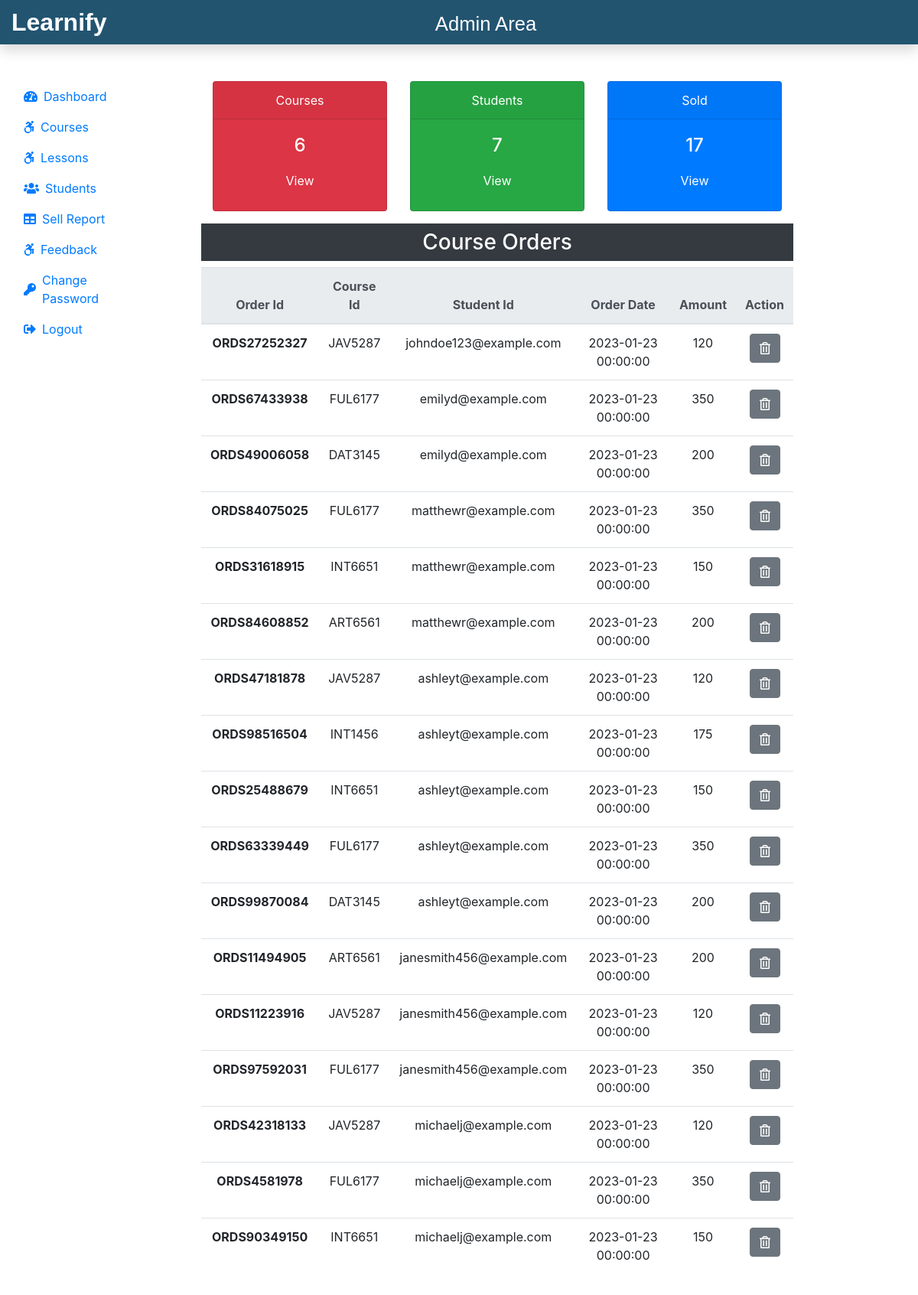
Screenshot of /Admin/adminDashboard.php (signed in) with the database file from the repository.
### tables this page shows
CREATE TABLE `courseorder` (
  `co_id` int(11) NOT NULL,
  `order_id` varchar(255) NOT NULL,
  `stu_email` varchar(255) NOT NULL,
  `course_id` varchar(20) NOT NULL,
  `amount` int(11) NOT NULL,
  `order_date` datetime DEFAULT current_timestamp()
);

### Admin/adminDashboard.php (the view, shortened to what this page needs)
<?php
include "./admininclude/header.php";
?>
<?php
$sql = "SELECT * FROM course";
$result = $conn->query($sql);
$totalcourse = $result->num_rows;
$sql = "SELECT * FROM student";
$result = $conn->query($sql);
$totalstu = $result->num_rows;
$sql = "SELECT * FROM courseorder";
$result = $conn->query($sql);
$totalsold = $result->num_rows;
?>
<div class="col-sm-9">
    <div class="row mx-5 text-center">
        <div class="col-sm-4 mt-5">
            <div class="card text-white bg-danger mb-3" style="max-width: 18rem">
                <div class="card-header">Courses</div>
                <div class="card-body">
                    <h4 class="card-title">
                        <?php echo $totalcourse; ?>
                    </h4>
                    <a href="courses.php" class="btn text-white">View</a>
                </div>
            </div>
        </div>
        <div class="col-sm-4 mt-5">
            <div class="card text-white bg-success mb-3" style="max-width: 18rem">
                <div class="card-header">Students</div>
                <div class="card-body">
                    <h4 class="card-title">
                        <?php echo $totalstu; ?>
                    </h4>
                    <a href="students.php" class="btn text-white">View</a>
                </div>
            </div>
        </div>
        <div class="col-sm-4 mt-5">
            <div class="card text-white bg-primary mb-3" style="max-width: 18rem">
                <div class="card-header">Sold</div>
                <div class="card-body">
                    <h4 class="card-title">
                    <?php echo $totalsold; ?>
                    </h4>
                    <a href="sellReport.php" class="btn text-white">View</a>
                </div>
            </div>
        </div>
    </div>
    <div class="mx-5 text-center">
        <h3 class="bg-dark text-white p-2">Course Orders</h3>
        <?php
        $sql = "SELECT * FROM courseorder";
        $result = $conn->query($sql);
        if ($result->num_rows > 0) {
            echo '
                <table class="table table-hover">
                    <thead class="thead-light">
                        <tr>
                            <th scope="col">Order Id</th>
                            <th scope="col">Course Id</th>
                            <th scope="col">Student Id</th>
                            <th scope="col">Order Date</th>
                            <th scope="col">Amount</th>
                            <th scope="col">Action</th>
                        </tr>
                    </thead>';
            while ($row = $result->fetch_assoc()) {
                echo "<tr>";
                echo '<th scope="row">' . $row["order_id"] . "</th>";
                echo "<td>" . $row["course_id"] . "</td>";
                echo "<td>" . $row["stu_email"] . "</td>";
                echo "<td>" . $row["order_date"] . "</td>";
                echo "<td>" . $row["amount"] . "</td>";
                echo '<td>
                                <form action="" method="POST" class="d-inline">
                                    <input type="hidden" name="id" value=' .
                    $row["co_id"] .
                    '>
                                    <button type="submit" class="btn btn-secondary" name="delete" value="Delete">
                                        <i class="far fa-trash-alt"></i>
                                    </button>
                                </form>
                            </td>';
                echo "</tr>";
            }
        }
        ?>
    </div>
</div>
</div>
</div>
<?php include "./admininclude/footer.php"; ?>

### rows the page displays
courseorder: order "ORDS27252327", course "JAV5287", stu_email "johndoe123@example.com", order_date "2023-01-23 00:00:00", amount "120"
courseorder: order "ORDS67433938", course "FUL6177", stu_email "emilyd@example.com", order_date "2023-01-23 00:00:00", amount "350"
courseorder: order "ORDS49006058", course "DAT3145", stu_email "emilyd@example.com", order_date "2023-01-23 00:00:00", amount "200"
courseorder: order "ORDS84075025", course "FUL6177", stu_email "matthewr@example.com", order_date "2023-01-23 00:00:00", amount "350"
courseorder: order "ORDS31618915", course "INT6651", stu_email "matthewr@example.com", order_date "2023-01-23 00:00:00", amount "150"
courseorder: order "ORDS84608852", course "ART6561", stu_email "matthewr@example.com", order_date "2023-01-23 00:00:00", amount "200"
courseorder: order "ORDS47181878", course "JAV5287", stu_email "ashleyt@example.com", order_date "2023-01-23 00:00:00", amount "120"
courseorder: order "ORDS98516504", course "INT1456", stu_email "ashleyt@example.com", order_date "2023-01-23 00:00:00", amount "175"
courseorder: order "ORDS25488679", course "INT6651", stu_email "ashleyt@example.com", order_date "2023-01-23 00:00:00", amount "150"
courseorder: order "ORDS63339449", course "FUL6177", stu_email "ashleyt@example.com", order_date "2023-01-23 00:00:00", amount "350"
courseorder: order "ORDS99870084", course "DAT3145", stu_email "ashleyt@example.com", order_date "2023-01-23 00:00:00", amount "200"
courseorder: order "ORDS11494905", course "ART6561", stu_email "janesmith456@example.com", order_date "2023-01-23 00:00:00", amount "200"
courseorder: order "ORDS11223916", course "JAV5287", stu_email "janesmith456@example.com", order_date "2023-01-23 00:00:00", amount "120"
courseorder: order "ORDS97592031", course "FUL6177", stu_email "janesmith456@example.com", order_date "2023-01-23 00:00:00", amount "350"
courseorder: order "ORDS42318133", course "JAV5287", stu_email "michaelj@example.com", order_date "2023-01-23 00:00:00", amount "120"
courseorder: order "ORDS4581978", course "FUL6177", stu_email "michaelj@example.com", order_date "2023-01-23 00:00:00", amount "350"
courseorder: order "ORDS90349150", course "INT6651", stu_email "michaelj@example.com", order_date "2023-01-23 00:00:00", amount "150"

### other values shown
$totalcourse "6"
$totalstu "7"
$totalsold "17"
